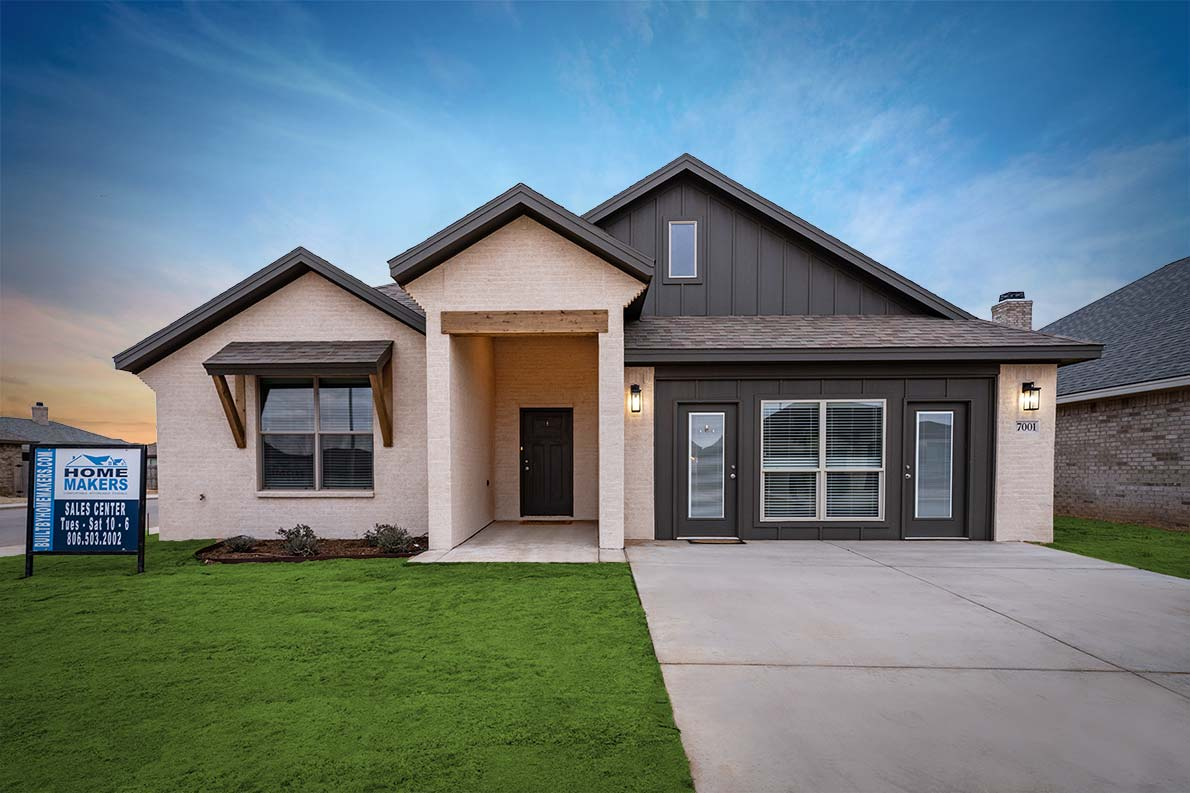
#> input picture 27- Sift Corner Detetction/home.jpg, 1190 x 793 px
$ python main.py
#> lines starting #> are read from the running program, lines starting #| are printed output that depends on the picture
import cv2
import numpy as np

image  = cv2.imread('home.jpg')
#> image is the input picture: shape (793, 1190, 3); mean B, G, R 125.9, 122.1, 105.8
gray = cv2.cvtColor(image,cv2.COLOR_BGR2GRAY)
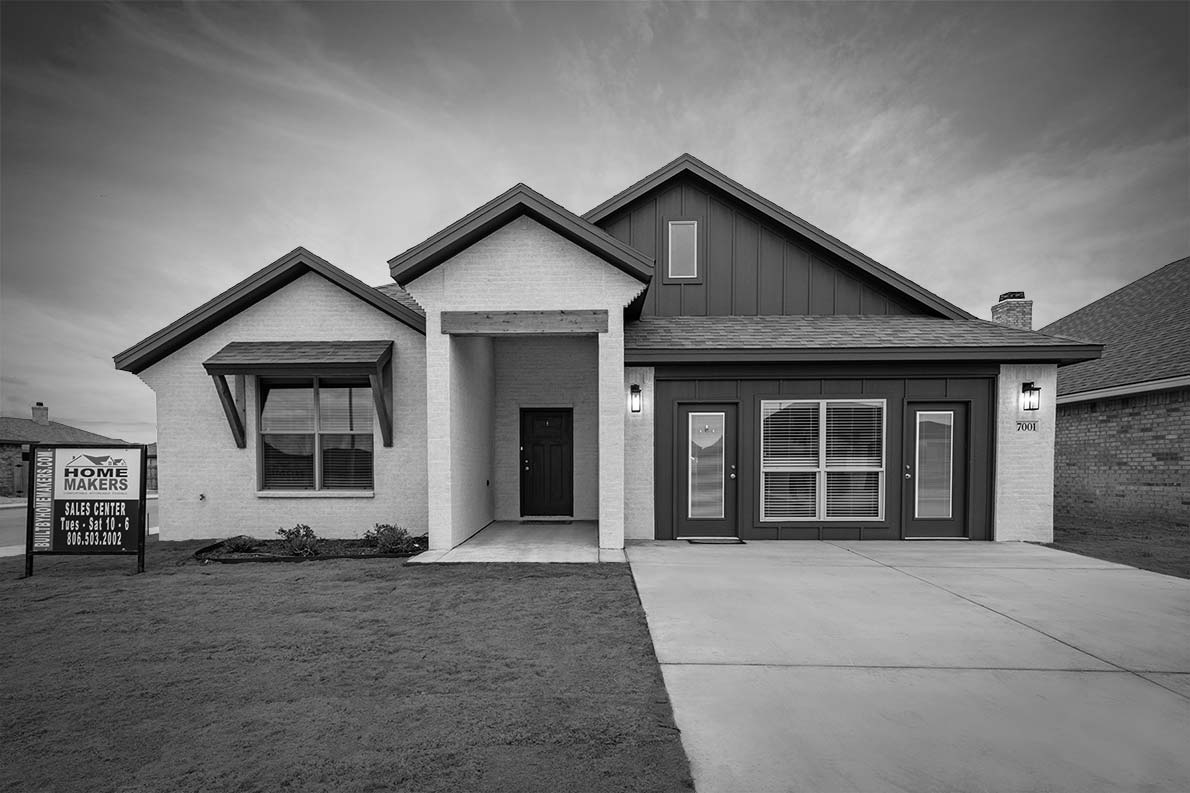
#> gray: shape (793, 1190); min 0, max 255, mean 117.6

sift = cv2.SIFT_create()
kp,des = sift.detectAndCompute(gray,None)
#> kp = 1935 keypoints; strongest (x, y, size): (118, 504, 1.9), (87, 533, 1.8), (117, 513, 2.1), (102, 504, 1.9)
result = cv2.drawKeypoints(image,kp,None,(255,0,0),cv2.DRAW_MATCHES_FLAGS_DRAW_RICH_KEYPOINTS)
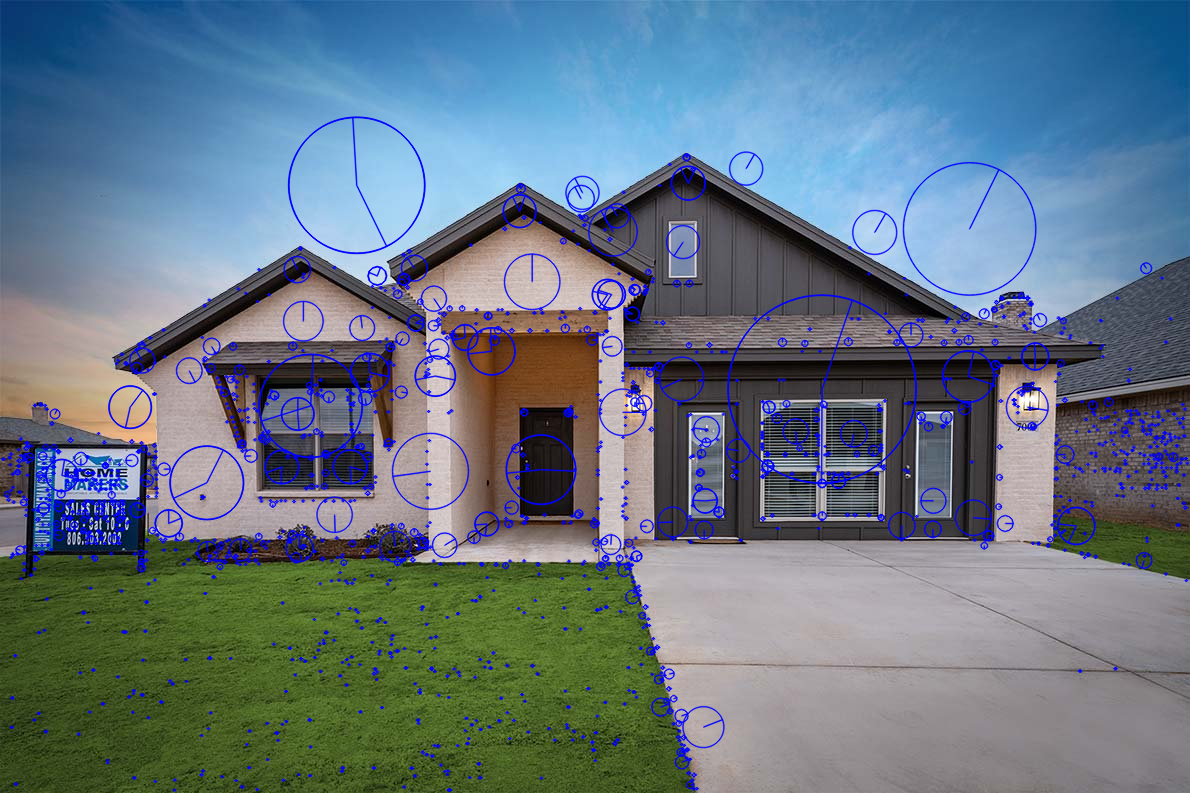
#> result: shape (793, 1190, 3); mean B, G, R 131.4, 118.3, 102

cv2.imshow('result',result)
cv2.waitKey(0)
cv2.destroyAllWindows()
